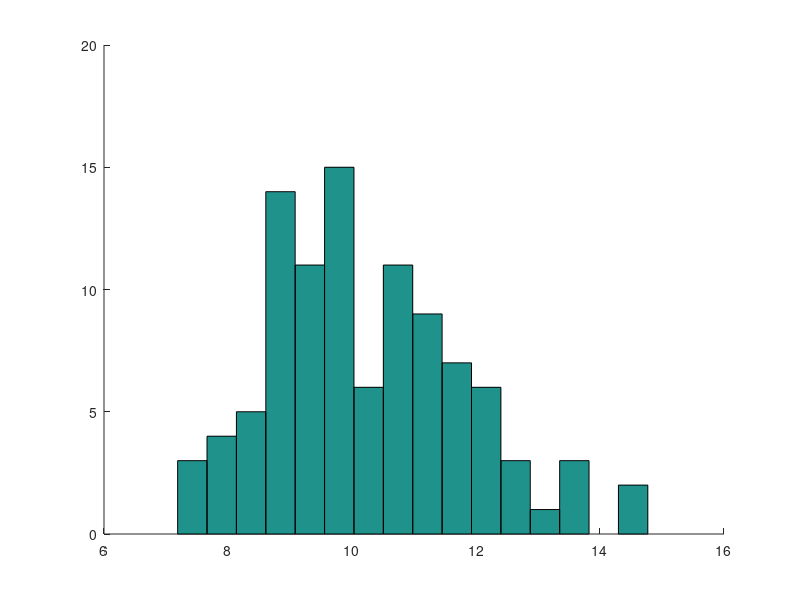

Here is the MATLAB script that generated this plot: (Note: this script raises an error after producing the figure.)
mu = 10;
sigma = 3;

x = mvnrnd(mu,sigma,100);

hold on;

hist(x, 16);

x = 0:0.1:20;

gauss  = myGauss(x,mu,sigma);

gauss = gauss .* 100;
plot(x,gauss);
hold off;